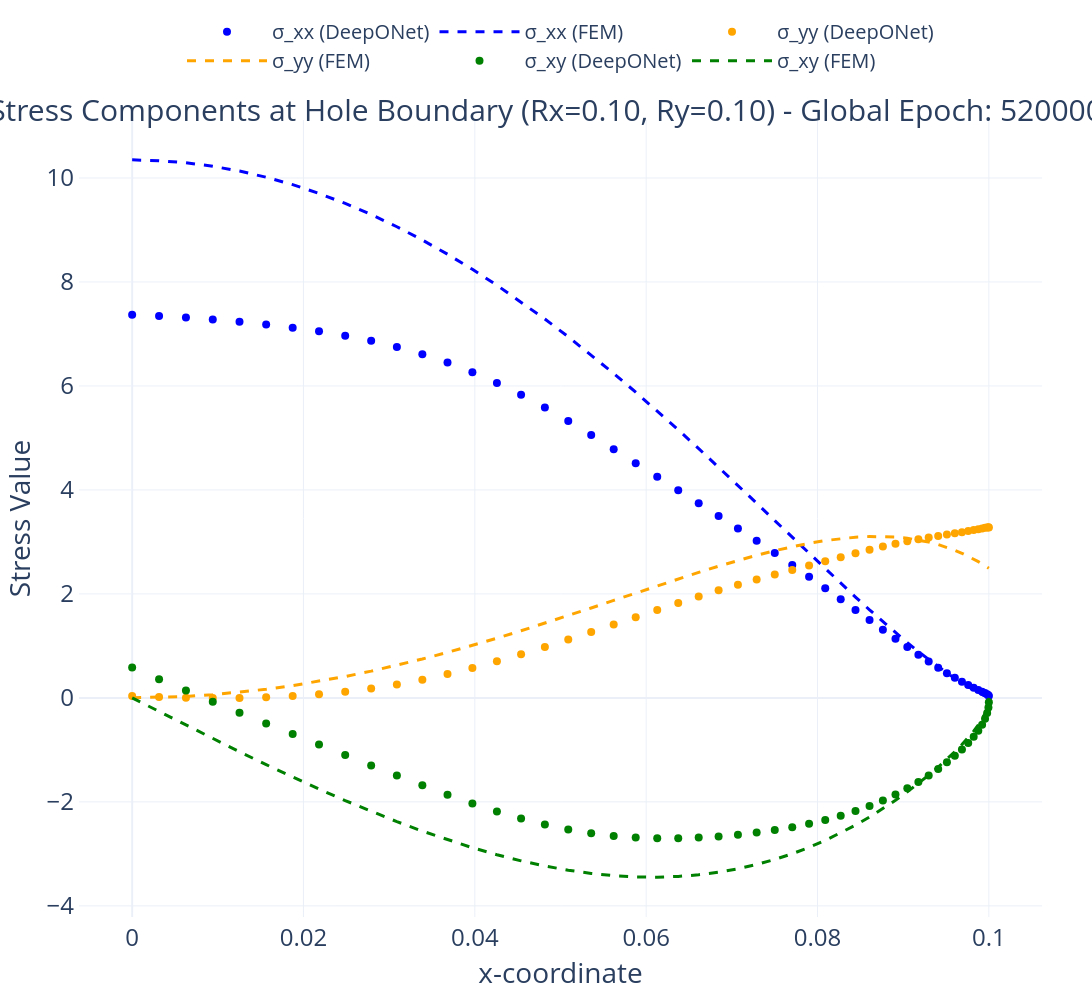
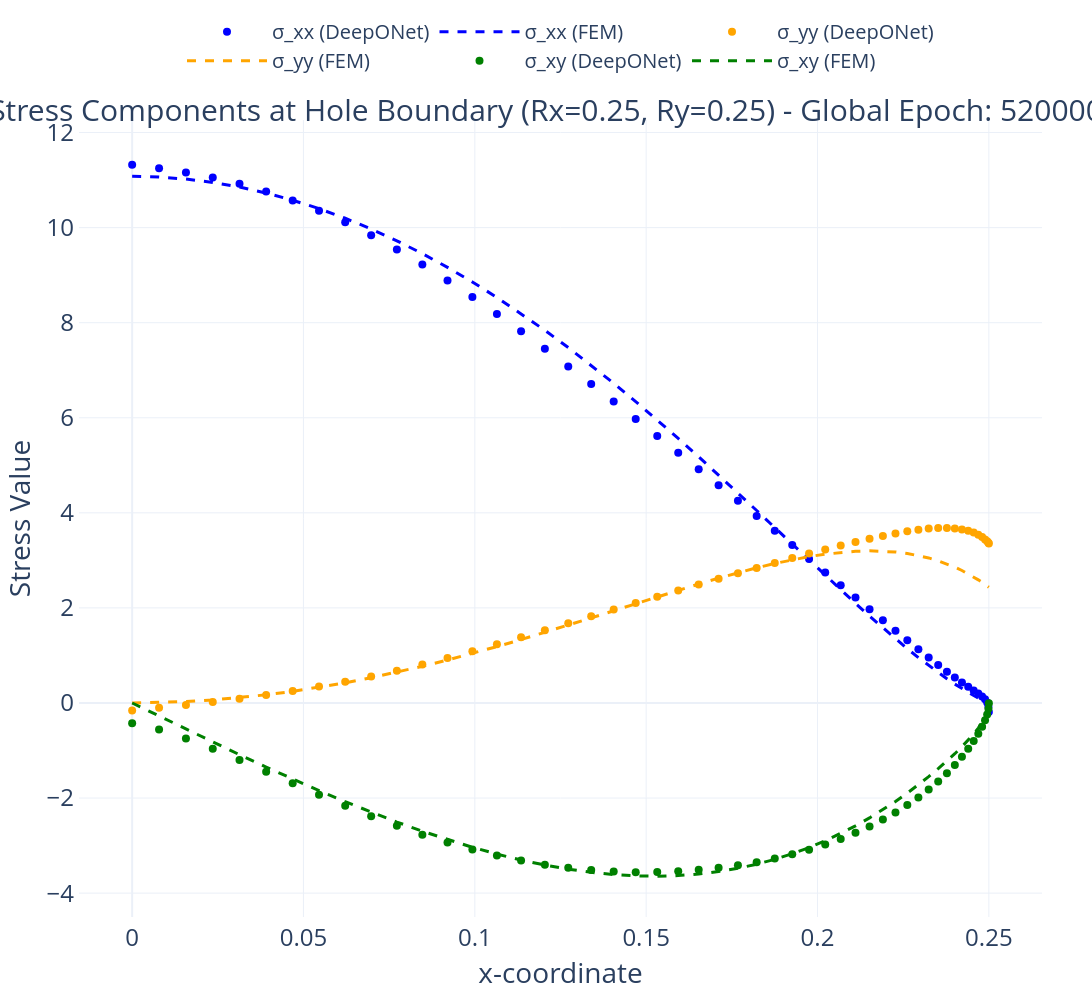
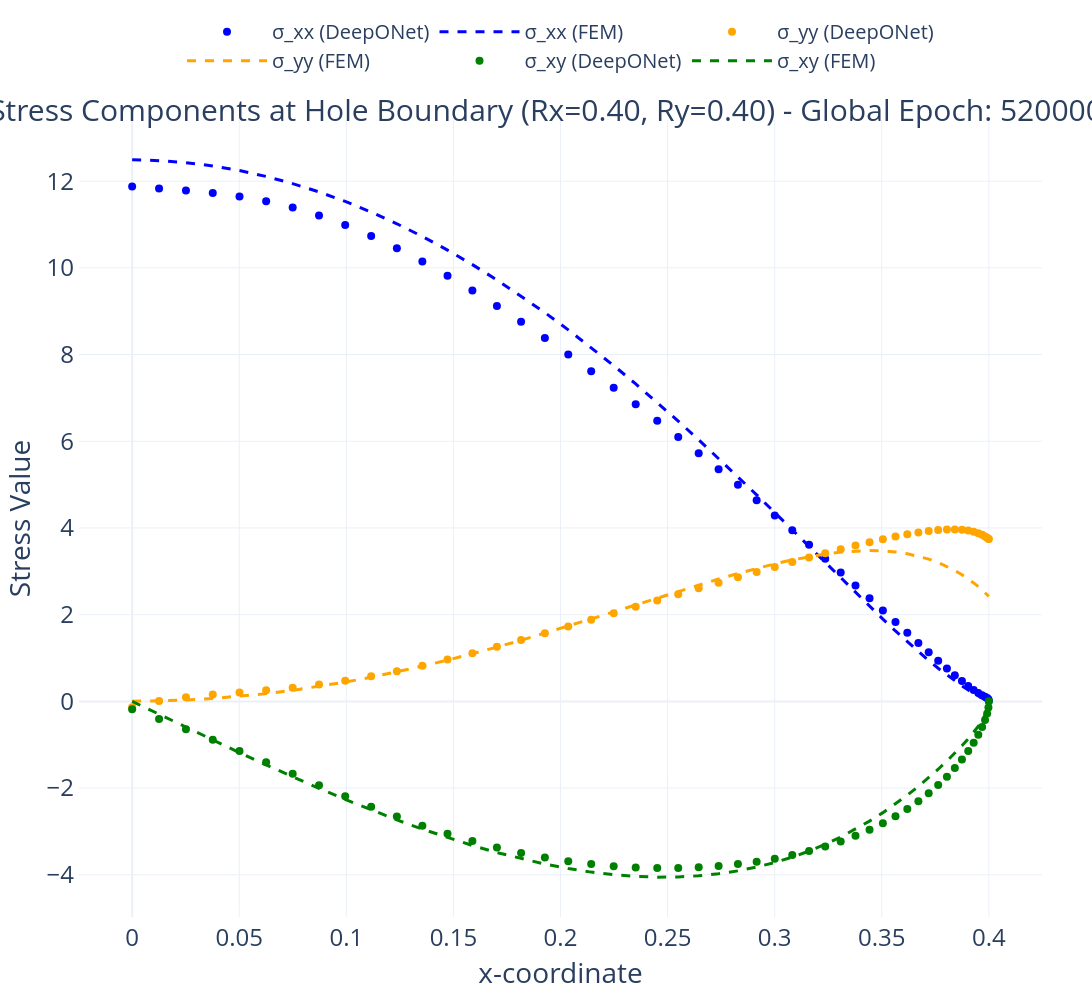

Notebook source saved alongside these figures, in order:
### Code cell
# same loop twice as there was still improvement after pass 1

for i in range(Longer_training_factor): 
    progress_bar = tqdm(range(EPOCHS), desc="Training", unit="epoch")

    # Training loop:
    for epoch in progress_bar:
        net.train()
        optimizer.zero_grad()
        
        total_loss_accum = 0.0
        loss_weightless_accum = 0.0
        
        for iteration in range(ITERATIONS):
            # Sample new domain and get r_params
            collocation, top, bottom, left, right, hole, n_hole, Rx, Ry = sample_domain()
            r_params = torch.tensor([[Rx, Ry]], dtype=DTYPE, device=device)  # Shape: [1, 2]
            
            # compute physics losses
            left_err, left_symm_err, right_err, bottom_err, bottom_symm_err, top_err, hole_err, pde_err = compute_physics_losses(
                collocation, top, bottom, left, right, hole, n_hole, r_params
            )
            
            iteration_loss = (
                W_DIR * (left_err + bottom_err) +
                W_NEU * (top_err + right_err + left_symm_err + bottom_symm_err) +
                W_HOLE * hole_err +
                W_PDE * pde_err
            )
            
            iteration_loss_weightless = (
                left_err + bottom_err + top_err + right_err +
                left_symm_err + bottom_symm_err + hole_err + pde_err
            )
            
            # Accumulate losses
            total_loss_accum += iteration_loss
            loss_weightless_accum += iteration_loss_weightless.item()
        
        # Average the losses
        avg_total_loss = total_loss_accum / ITERATIONS
        avg_loss_weightless = loss_weightless_accum / ITERATIONS
        
        # backward + optimize
        avg_total_loss.backward()
        optimizer.step()
        scheduler.step()

        Global_Epoch += 1

        progress_bar.set_postfix(loss_weightless=avg_loss_weightless, global_epoch=Global_Epoch)

    print(f"Global Epoch: {Global_Epoch}")
        

    # Evaluation function
    def evaluate_deeponet(rx, ry, file_path, global_epoch):
        net.eval()
        r_params = torch.tensor([[rx, ry]], dtype=DTYPE, device=device)

        # Extract boundary data
        def extract_ellipse_boundary_data(file_path, tol=0.05, rx=rx, ry=ry):
            data = np.loadtxt(file_path, delimiter=',', skiprows=1)
            ellipse_eq = (data[:, 0]**2 / rx**2) + (data[:, 1]**2 / ry**2)
            mask = np.abs(ellipse_eq - 1) < tol
            points = data[mask, :2]
            stresses = data[mask, 2:5]
            return points, stresses

        points_hole, hole_stress = extract_ellipse_boundary_data(file_path, tol=0.05, rx=rx, ry=ry)
        points_hole_tensor = torch.tensor(points_hole, device=device, dtype=DTYPE)

        with torch.no_grad():
            def compute_stress(x): return sigma(x, r_params)
            stress_hole = torch.vmap(compute_stress)(points_hole_tensor).cpu().numpy()

        sort_idx = np.argsort(points_hole[:, 0])
        points_hole_sorted = points_hole[sort_idx]
        hole_stress_sorted = hole_stress[sort_idx]
        stress_hole_sorted = stress_hole[sort_idx]

        # Plot
        fig = go.Figure()
        line_width = 3
        marker_size = 8

        # σ_xx
        fig.add_trace(go.Scatter(
            x=points_hole[:, 0], y=stress_hole[:, 0, 0],
            marker=dict(color="blue", size=marker_size), mode="markers",
            name="σ_xx (DeepONet)",
        ))
        fig.add_trace(go.Scatter(
            x=points_hole_sorted[:, 0], y=hole_stress_sorted[:, 0],
            line=dict(color="blue", width=line_width, dash='dash'), mode="lines",
            name="σ_xx (FEM)",
        ))

        # σ_yy
        fig.add_trace(go.Scatter(
            x=points_hole[:, 0], y=stress_hole[:, 1, 1],
            marker=dict(color="orange", size=marker_size), mode="markers",
            name="σ_yy (DeepONet)",
        ))
        fig.add_trace(go.Scatter(
            x=points_hole_sorted[:, 0], y=hole_stress_sorted[:, 1],
            line=dict(color="orange", width=line_width, dash='dash'), mode="lines",
            name="σ_yy (FEM)",
        ))

        # σ_xy
        fig.add_trace(go.Scatter(
            x=points_hole[:, 0], y=stress_hole[:, 0, 1],
            marker=dict(color="green", size=marker_size), mode="markers",
            name="σ_xy (DeepONet)",
        ))
        fig.add_trace(go.Scatter(
            x=points_hole_sorted[:, 0], y=hole_stress_sorted[:, 2],
            line=dict(color="green", width=line_width, dash='dash'), mode="lines",
            name="σ_xy (FEM)",
        ))

        fig.update_layout(
            template="plotly_white", width=1600, height=1000,
            title={
                'text': f"Stress Components at Hole Boundary (Rx={rx:.2f}, Ry={ry:.2f}) - Global Epoch: {global_epoch}",
                'y':0.9, 'x':0.5, 'xanchor': 'center', 'yanchor': 'top',
                'font': dict(size=30)
            },
            xaxis=dict(title=dict(text="x-coordinate", font=dict(size=28)), tickfont=dict(size=24)),
            yaxis=dict(title=dict(text="Stress Value", font=dict(size=28)), tickfont=dict(size=24)),
            legend=dict(orientation="h", yanchor="bottom", y=1.05, xanchor="center", x=0.5,
                        itemwidth=80, font=dict(size=20)),
            margin=dict(l=50, r=50, b=50, t=100, pad=4),
            hovermode="x unified"
        )
        fig.show()

        # Error metrics
        mse_xx = np.mean((stress_hole[:, 0, 0] - hole_stress[:, 0])**2)
        mse_yy = np.mean((stress_hole[:, 1, 1] - hole_stress[:, 1])**2)
        mse_xy = np.mean((stress_hole[:, 0, 1] - hole_stress[:, 2])**2)

        print(f"Evaluation for Rx={rx:.1f}, Ry={ry:.1f} (Global Epoch: {global_epoch}):")
        print(f"MSE σ_xx: {mse_xx:.6f}")
        print(f"MSE σ_yy: {mse_yy:.6f}")
        print(f"MSE σ_xy: {mse_xy:.6f}")
        print(f"Total MSE: {mse_xx + mse_yy + mse_xy:.6f}")

        return stress_hole, hole_stress

    # Evaluations
    file_paths = {
        (0.10, 0.10): file_path10,
        (0.25, 0.25): file_path25,
        (0.40, 0.40): file_path40,
    }

    for (rx, ry), file_path in file_paths.items():
        print("="*60)
        deeponet_stress, fem_stress = evaluate_deeponet(rx, ry, file_path, Global_Epoch)
